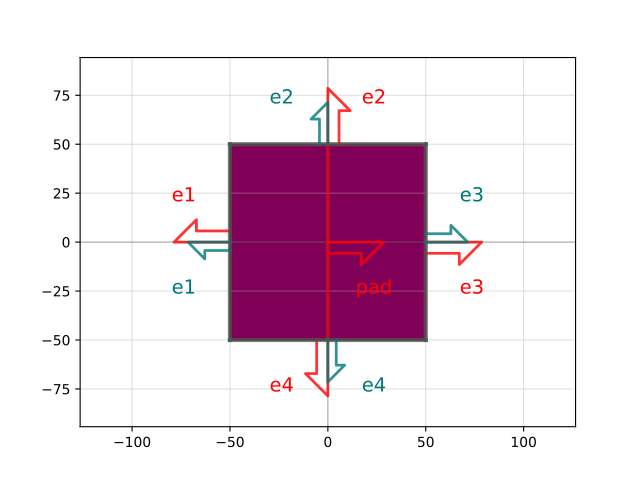

Here is the Python script that generated this plot:
import gdsfactory as gf

c = gf.components.pad(size=(100.0, 100.0), layer='M3', port_inclusion=0, port_orientation=0)
c.plot()
